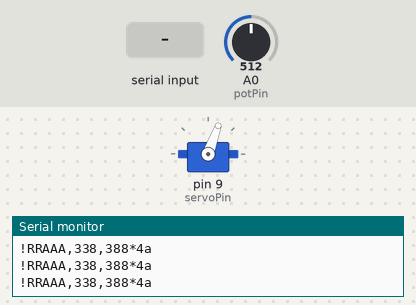
Bench run of a sketch on a simulated Arduino Uno, built with avr-gcc and run on an emulated ATmega328P. Shown: servo, the last lines printed to the serial monitor. Inputs (shaded band) come from the test bench; at power-on: A0 (potPin) = 512.

Above: at 1.2 s.
1.3 s: "90,45\n" received over Serial
At 2.2 s:
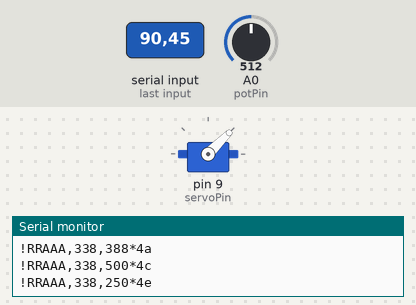
2.9 s: "30,150\n" received over Serial
At 3.6 s:
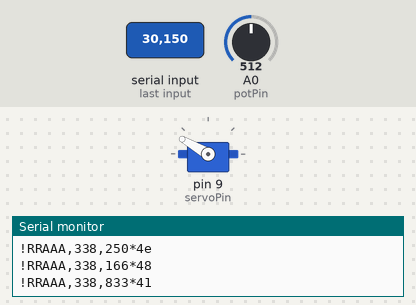
4.5 s: "5\n" received over Serial
At 5.0 s:
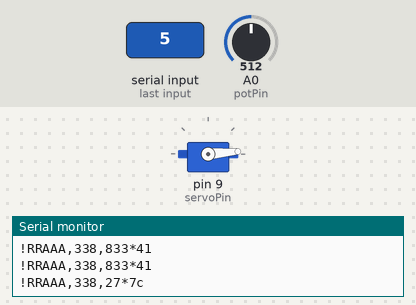
6.0 s: "200\n" received over Serial
At 6.4 s:
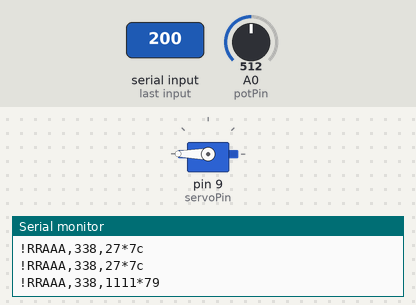
7.5 s: A0 (potPin) set to 947
9.0 s: A0 (potPin) set to 957
Timing chart, 0 to 12.0 s (numbered marks = the images above; inputs shaded):
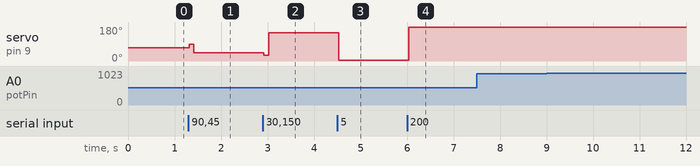

Measured:
- after the input at 1.3 s, servo on pin 9 (servoPin): 70° → 90° at once, → 45° 0.10 s later
- after the input at 2.9 s, servo on pin 9 (servoPin): 45° → 30° at once, → 150° 0.10 s later
- after the input at 4.5 s, servo on pin 9 (servoPin): 150° → 5° at once
- after the input at 6.0 s, servo on pin 9 (servoPin): 5° → 180° at once

The sketch:

servoPotmeter.ino
```cpp
#include <Servo.h>

Servo myservo; // create servo object to control a servo

int potPin = A0; // analog pin used to connect the potentiometer
int servoPin = 9; // pwm pin used to connect the servo

int speed = 100; // time between new degrees of the servo
int deg = 70;

void setup() {
  Serial.begin(9600);
  myservo.attach(servoPin); // attaches the servo on pin 9 to the servo object
  myservo.write(deg); // write angle to the servo
}

void loop() {
  delay(100); // just to keep it calm at the serial monitor
  Serial.println(NMEA());
  myservo.write(deg); // add function that will change the deg variable

  // set degrees via the serial monitor
  if (Serial.available())  {
    int i = Serial.parseInt(); // recieve new angle
    if (i > 0)  {
      deg = i;
    }
    myservo.write(deg); // write angle to the servo
  }

//   move all directions
//    for (int i = 10; i <= 175; i++) {
//      myservo.write(i); // sets the servo position according to the scaled value
//      delay(speed);
//      Serial.print(calDeg());
//      Serial.print("\t");
//      Serial.println(i);
//    }
//    for (int i = 175; i >= 10; i--) {
//      myservo.write(i); // sets the servo position according to the scaled value
//      delay(speed);
//      Serial.print(calDeg());
//      Serial.print("\t");
//      Serial.println(i);
//    }
}

// return NMEA string of the rudder
String NMEA() {
  // start making the nmea data
  String nmea = "RRAAA"; // devices code
  // add calculated degrees form [0 - 1000]
  int data = map(calDeg(), 0, 180, 0, 1000);
  nmea += "," + String(data);
  // add set degrees form [0 - 1000]
  data = map(deg, 0, 180, 0, 1000);
  nmea += "," + String(data);
  // add checksum
  nmea = "!" + nmea + "*" + checkSumCalculator(nmea);
  return nmea;
}

// calculate the degree of the sensor(potMeter)
int calDeg()  {
  //return map(input, 10, 907, 175, 5); // linear 1
  int input = analogRead(potPin);
  // calculate degrees with 3 linaer maps
  if (input > 230)  {
    return map(input, 229, 907, 100, 5);
  } else if (input > 50) {
    return map(input, 50, 229, 144, 103);
  } else {
    return map(input, 10, 50, 175, 144);
  }
}

//A function to calculate the checksum of a string
String checkSumCalculator(String currentString) {
  int checkSum = 0;
  // loop trough the whole string
  for (int i = 0; i < currentString.length(); i++) {
    char x = currentString[i];
    byte y = x;
    // the XOR
    checkSum ^= y;
  }
  // return the checksum in string format
  String hex = String(checkSum, HEX);
  return hex;
}

//  // show data for the Serial.plotter
//  Serial.print(calDeg());
//  Serial.print("\t");
//  Serial.println(deg);
//  delay(5);
```
